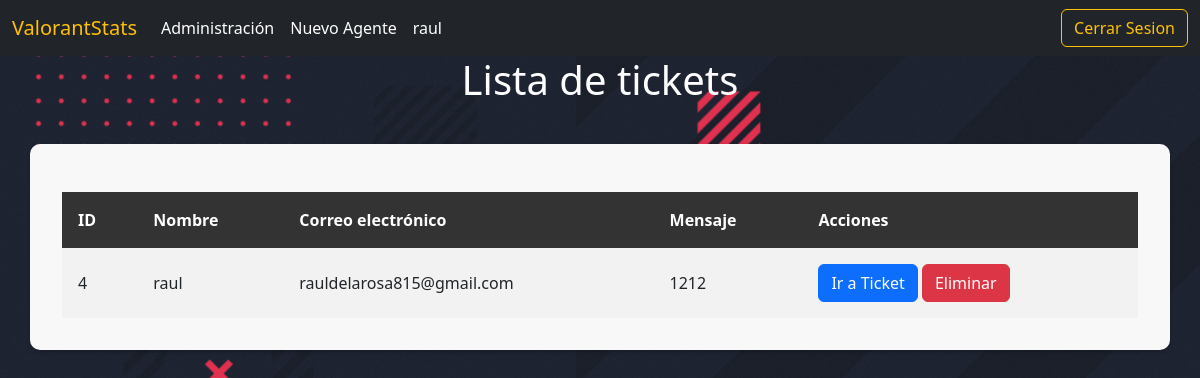
The app's page /admin/ticket.php (signed in) with its own data.
### tables this page shows
CREATE TABLE `users` (
  `id` int(11) NOT NULL,
  `name` varchar(255) NOT NULL,
  `email` varchar(200) NOT NULL,
  `password` varchar(200) NOT NULL,
  `permisos` varchar(255) NOT NULL
);

CREATE TABLE `contactos` (
  `id` int(11) NOT NULL,
  `nombre` varchar(255) NOT NULL,
  `correo` varchar(255) NOT NULL,
  `mensaje` varchar(255) NOT NULL
);

### admin/ticket.php (the view, shortened to what this page needs)
<?php
if (isset($_SESSION["user_id"])) {
    $user_id = $_SESSION["user_id"];
    $servername = "localhost";
    $username = "root";
    $password = "";
    $dbname = "php_login_base";
    $conn = new mysqli($servername, $username, $password, $dbname);
    $sql = "SELECT name, email FROM users WHERE id = $user_id";
    $result = $conn->query($sql);
    if ($result->num_rows > 0) {
      $row = $result->fetch_assoc();
    } else {
      echo "No se encontró el usuario";
    }
  } else {
    echo "Debes iniciar sesión para ver esta página";
  }
?>
<!DOCTYPE html>
<html lang="es">
<head>
    <link href="https://cdn.jsdelivr.net/npm/bootstrap@5.3.0-alpha1/dist/css/bootstrap.min.css" rel="stylesheet"
>
</head>
<body>
<nav class="navbar navbar-expand-md navbar-dark bg-dark">
        <div class="container-fluid">
            <a class="navbar-brand" href="../pagina_administracion.php">
                <span class="text-warning">ValorantStats</span>
            </a>
            <div class="collapse navbar-collapse" id="menu">
                <ul class="navbar-nav me-auto">
                    <li class="nav-item">
                        <a class="nav-link active" href="administracion.php">Administración</a>
                    </li>
                    <li class="nav-item">
                        <a class="nav-link active" href="../agentes/new_agent/new_agent.html">Nuevo Agente</a>
                    </li>
                    <li class="nav-item me-auto">
                        <a class="nav-link active" href="../usuario/usuario.php">
                        <?php echo $row['name']; ?>
                        </a>
                    </li>
                </ul>
                <form class="d-flex">
                    <a class="btn btn-outline-warning d-none d-md-inline-block" href="../logout.php">
                        Cerrar Sesion
                    </a>
                </form>
            </div>
        </div>
    </nav>
<?php
$conn = mysqli_connect("localhost", "root", "", "contacto");
$sql = "SELECT * FROM contactos";
$resultado = mysqli_query($conn, $sql);
if (mysqli_num_rows($resultado) > 0) {
    ?>
    <h1 class="text-center" style="color:white;">Lista de tickets</h1>
    <div class="container">
        <table>
            <thead>
                <tr>
                    <th>ID</th>
                    <th>Nombre</th>
                    <th>Correo electrónico</th>
                    <th>Mensaje</th>
                    <th>Acciones</th>
                </tr>
            </thead>
            <tbody>
                <?php while ($fila = mysqli_fetch_assoc($resultado)) { ?>
                    <tr>
                        <td><?php echo $fila["id"]; ?></td>
                        <td><?php echo $fila["nombre"]; ?></td>
                        <td><?php echo $fila["correo"]; ?></td>
                        <td><?php echo $fila["mensaje"]; ?></td>
                        <td class="actions">
                            <a href="../Contacto/contacto.php" class="btn btn-primary">Ir a Ticket</a>
                            <a href="delete/borrar_ticket.php?id=<?php echo $fila['id']; ?>" class="btn btn-danger">Eliminar</a>
                        </td>
                    </tr>
                <?php } ?>
            </tbody>
        </table>
    </div>
    <?php
} else {
    echo "No se encontraron tickets.";
}
?>
</body>
</html>

### admin/ticket.php (style rules this page uses)
body { background-image: url(fondo_pagina_principal.png); background-color: #F5F5F5; }
.container { overflow-x: auto; }
h1 { color: #333; margin-bottom: 40px; }
.container { background-color: #f8f8f8; border-radius: 10px; box-shadow: 0 2px 4px rgba(0, 0, 0, 0.2); padding: 2rem; }
table { border-collapse: collapse; margin-top: 1rem; width: 100%; }
thead { background-color: #333; color: #fff; }
th, td { padding: 1rem; text-align: left; }
th { font-weight: bold; }
tbody tr:nth-of-type(odd) { background-color: #f2f2f2; }

### records on screen
users: name "raul"
contactos: id "4", nombre "raul", correo "rauldelarosa815@gmail.com", mensaje "1212"
